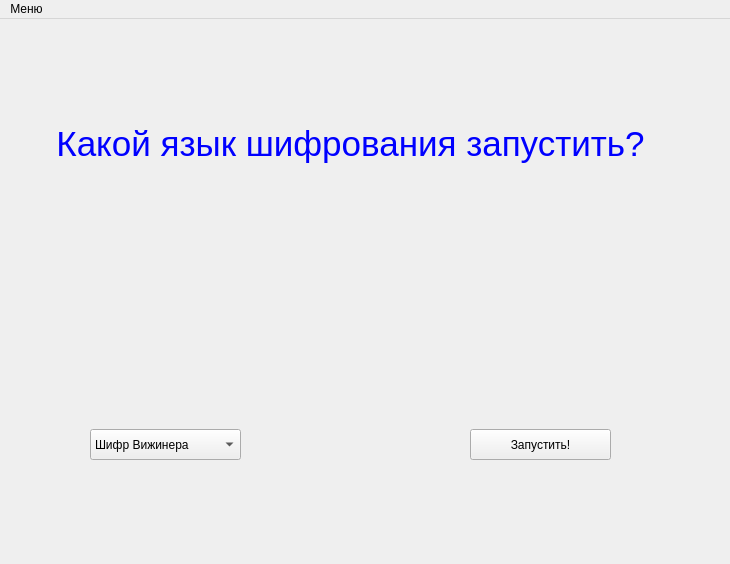
<?xml version="1.0" encoding="UTF-8"?>
<ui version="4.0">
 <class>Central_MainWindow</class>
 <widget class="QMainWindow" name="Central_MainWindow">
  <property name="geometry">
   <rect>
    <x>0</x>
    <y>0</y>
    <width>730</width>
    <height>564</height>
   </rect>
  </property>
  <property name="windowTitle">
   <string>AMGINE</string>
  </property>
  <property name="autoFillBackground">
   <bool>false</bool>
  </property>
  <property name="styleSheet">
   <string notr="true"/>
  </property>
  <widget class="QWidget" name="centralwidget">
   <widget class="QComboBox" name="type_crypt">
    <property name="geometry">
     <rect>
      <x>90</x>
      <y>410</y>
      <width>151</width>
      <height>31</height>
     </rect>
    </property>
    <item>
     <property name="text">
      <string>Шифр Вижинера</string>
     </property>
    </item>
    <item>
     <property name="text">
      <string>Азбука Морзе</string>
     </property>
    </item>
    <item>
     <property name="text">
      <string>Шифр Цезаря</string>
     </property>
    </item>
    <item>
     <property name="text">
      <string>Моноалфавит</string>
     </property>
    </item>
    <item>
     <property name="text">
      <string>Системы исчисления</string>
     </property>
    </item>
   </widget>
   <widget class="QLabel" name="label_2">
    <property name="geometry">
     <rect>
      <x>50</x>
      <y>40</y>
      <width>601</width>
      <height>171</height>
     </rect>
    </property>
    <property name="styleSheet">
     <string notr="true"/>
    </property>
    <property name="text">
     <string>&lt;html&gt;&lt;head/&gt;&lt;body&gt;&lt;p align=&quot;center&quot;&gt;&lt;span style=&quot; font-size:26pt; color:#0000ff;&quot;&gt;Какой язык шифрования запустить?&lt;/span&gt;&lt;/p&gt;&lt;/body&gt;&lt;/html&gt;</string>
    </property>
   </widget>
   <widget class="QPushButton" name="start_button">
    <property name="geometry">
     <rect>
      <x>470</x>
      <y>410</y>
      <width>141</width>
      <height>31</height>
     </rect>
    </property>
    <property name="text">
     <string>Запустить!</string>
    </property>
   </widget>
   <widget class="QLabel" name="label">
    <property name="geometry">
     <rect>
      <x>0</x>
      <y>0</y>
      <width>731</width>
      <height>541</height>
     </rect>
    </property>
    <property name="text">
     <string/>
    </property>
    <property name="pixmap">
     <pixmap>C:/Users/Admin/Desktop/1587219727_22-p-khakkerskie-foni-77.png</pixmap>
    </property>
    <property name="scaledContents">
     <bool>true</bool>
    </property>
   </widget>
   <zorder>label</zorder>
   <zorder>type_crypt</zorder>
   <zorder>label_2</zorder>
   <zorder>start_button</zorder>
  </widget>
  <widget class="QMenuBar" name="menubar">
   <property name="geometry">
    <rect>
     <x>0</x>
     <y>0</y>
     <width>730</width>
     <height>21</height>
    </rect>
   </property>
   <widget class="QMenu" name="menu">
    <property name="title">
     <string>Меню</string>
    </property>
    <addaction name="info"/>
    <addaction name="help"/>
    <addaction name="history"/>
   </widget>
   <addaction name="menu"/>
  </widget>
  <action name="info">
   <property name="text">
    <string>Инфо</string>
   </property>
  </action>
  <action name="help">
   <property name="text">
    <string>Помощь</string>
   </property>
  </action>
  <action name="history">
   <property name="text">
    <string>История поиска</string>
   </property>
  </action>
 </widget>
 <resources>
  <include location="phonk_fone_test.qrc"/>
 </resources>
 <connections/>
</ui>
